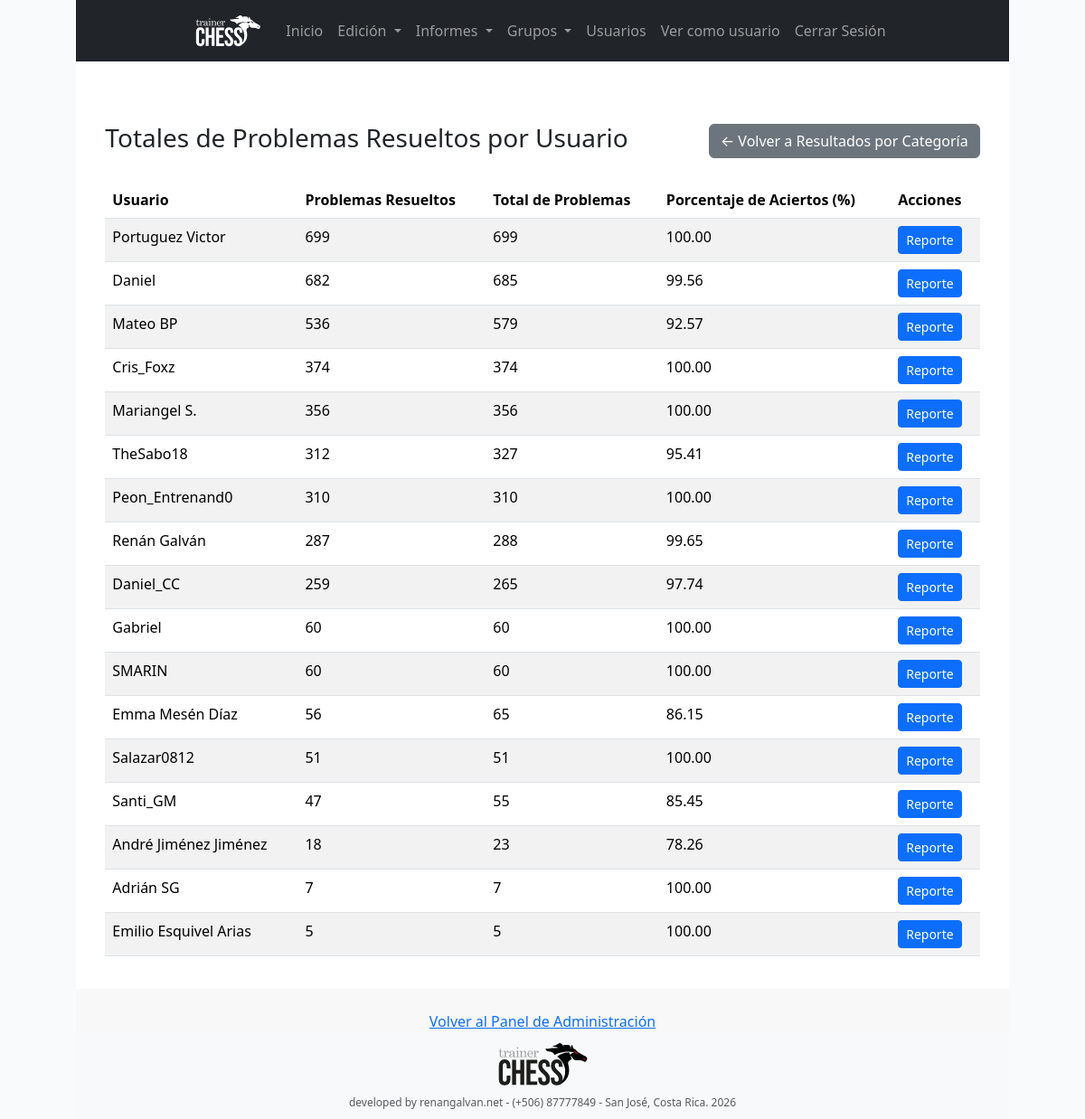
/admin/ver_totales_usuario.php (signed in), run on the app's committed database.
### tables this page shows
CREATE TABLE `usuarios` (
  `id_usuarios` int(11) NOT NULL,
  `nombre_usuario` varchar(50) NOT NULL,
  `nombre_completo` varchar(255) DEFAULT NULL,
  `email` varchar(100) NOT NULL,
  `password` varchar(255) NOT NULL,
  `fecha_registro` timestamp NOT NULL DEFAULT current_timestamp(),
  `autorizado` tinyint(1) NOT NULL DEFAULT 0,
  `rol` enum('usuario','instructor','creador_contenido','administrador') NOT NULL DEFAULT 'usuario',
  `nivel_ajedrez` enum('Principiante','Intermedio','Avanzado') NOT NULL DEFAULT 'Principiante',
  `rating` int(11) DEFAULT 1200,
  `reset_token_hash` varchar(64) DEFAULT NULL,
  `reset_token_expires_at` datetime DEFAULT NULL
);

### admin/ver_totales_usuario.php (the view, shortened to what this page needs)
<?php
require_once 'includes/header.php';
$sql = "
    SELECT
        u.id_usuarios,
        u.nombre_usuario,
        SUM(rc.problemas_resueltos) AS total_resueltos,
        SUM(rc.total_problemas) AS total_general,
        (SUM(rc.problemas_resueltos) / SUM(rc.total_problemas)) * 100 AS porcentaje_total
    FROM
        resultados_categorias rc
    JOIN
        usuarios u ON rc.id_usuarios = u.id_usuarios
    GROUP BY
        u.nombre_usuario
    ORDER BY
        total_resueltos DESC;
";
$totales_usuario = [];
if ($result = $conn->query($sql)) {
    while ($row = $result->fetch_assoc()) {
        $totales_usuario[] = $row;
    }
}
?>
<div class="admin-container">
    <?php require_once 'includes/sidebar.php';  ?>
    <main class="main-content">
        <div class="container mt-5">
            <div class="d-flex justify-content-between align-items-center mb-4">
                <h3>Totales de Problemas Resueltos por Usuario</h3>
                <a href="ver_resultados.php" class="btn btn-secondary">&larr; Volver a Resultados por Categoría</a>
            </div>
            <?php if (empty($totales_usuario)): ?>
                <div class="alert alert-info">
                    Aún no hay totales de usuarios para mostrar.
                </div>
            <?php else: ?>
                <div class="table-responsive">
                    <table class="table table-striped table-hover">
                        <thead class="thead-dark">
                            <tr>
                                <th>Usuario</th>
                                <th>Problemas Resueltos</th>
                                <th>Total de Problemas</th>
                                <th>Porcentaje de Aciertos (%)</th>
                                <th>Acciones</th>
                            </tr>
                        </thead>
                        <tbody>
                            <?php foreach ($totales_usuario as $fila): ?>
                                <tr>
                                    <td><?php echo htmlspecialchars($fila['nombre_usuario']); ?></td>
                                    <td><?php echo htmlspecialchars($fila['total_resueltos']); ?></td>
                                    <td><?php echo htmlspecialchars($fila['total_general']); ?></td>
                                    <td><?php echo htmlspecialchars(number_format($fila['porcentaje_total'], 2)); ?></td>
                                    <td>
                                        <a href="ver_reporte_usuario.php?id=<?php echo urlencode($fila['id_usuarios']); ?>" class="btn btn-sm btn-primary">Reporte</a>
                                    </td>
                                </tr>
                            <?php endforeach; ?>
                        </tbody>
                    </table>
                </div>
            <?php endif; ?>
        </div>
    </main>
</div>
<?php
require_once 'includes/footer.php';
?>

### css/style.css (style rules this page uses)
main { flex: 1; padding: 20px; }
.admin-container { width: 100%; display: flex; background-color: #a9a9a9; }
.main-content { flex-grow: 1; background-color: #fff; */ }
html, body.login-page { background: #f8fafc !important; background-color: #f8fafc !important; min-height: 100vh; display: flex; flex-direction: column; justify-content: center; align-items: center; color: #1e293b !important; font-family: 'Segoe UI', system-ui, -apple-system, sans-serif; position: relative; overflow-x: hidden; }

### data on the page
usuarios: nombre_usuario "Portuguez Victor", total_resueltos "699", total_general "699", porcentaje_total "100.00"
usuarios: nombre_usuario "Daniel", total_resueltos "682", total_general "685", porcentaje_total "99.56"
usuarios: nombre_usuario "Mateo BP", total_resueltos "536", total_general "579", porcentaje_total "92.57"
usuarios: nombre_usuario "Cris_Foxz", total_resueltos "374", total_general "374", porcentaje_total "100.00"
usuarios: nombre_usuario "Mariangel S.", total_resueltos "356", total_general "356", porcentaje_total "100.00"
usuarios: nombre_usuario "TheSabo18", total_resueltos "312", total_general "327", porcentaje_total "95.41"
usuarios: nombre_usuario "Peon_Entrenand0", total_resueltos "310", total_general "310", porcentaje_total "100.00"
usuarios: nombre_usuario "Renán Galván", total_resueltos "287", total_general "288", porcentaje_total "99.65"
usuarios: nombre_usuario "Daniel_CC", total_resueltos "259", total_general "265", porcentaje_total "97.74"
usuarios: nombre_usuario "Gabriel", total_resueltos "60", total_general "60", porcentaje_total "100.00"
usuarios: nombre_usuario "SMARIN", total_resueltos "60", total_general "60", porcentaje_total "100.00"
usuarios: nombre_usuario "Emma Mesén Díaz", total_resueltos "56", total_general "65", porcentaje_total "86.15"
usuarios: nombre_usuario "Salazar0812", total_resueltos "51", total_general "51", porcentaje_total "100.00"
usuarios: nombre_usuario "Santi_GM", total_resueltos "47", total_general "55", porcentaje_total "85.45"
usuarios: nombre_usuario "André Jiménez Jiménez", total_resueltos "18", total_general "23", porcentaje_total "78.26"
usuarios: nombre_usuario "Adrián SG", total_resueltos "7", total_general "7", porcentaje_total "100.00"
usuarios: nombre_usuario "Emilio Esquivel Arias", total_resueltos "5", total_general "5", porcentaje_total "100.00"
